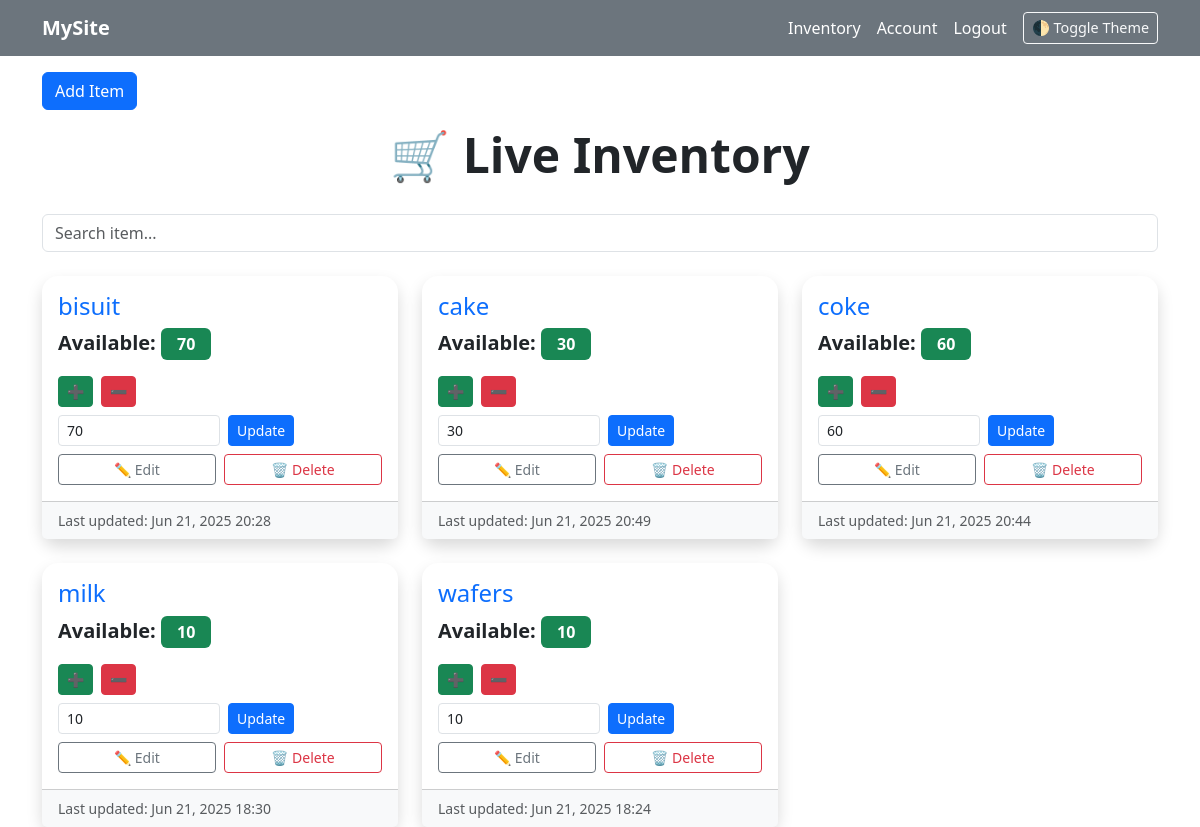
Page /inventory (signed in) on the committed database.
### app/models.py (models this page shows, shortened)
class Item(db.Model):
    id = db.Column(db.Integer , primary_key=True)
    name = db.Column(db.String(100) , nullable=False)
    quantity = db.Column(db.Integer , nullable=False , default=0)
    last_updated = db.Column(db.DateTime , nullable=False , default=datetime.utcnow)

### app/route.py (the view, shortened to what this page needs)
@app.route("/inventory" , methods=['GET' , 'POST'])
def inventory():
    query = request.args.get('q', '').strip().lower()
    items = Item.query.order_by(Item.name).all()
    if query:
        items = [item for item in items if query in item.name.lower()]
    if request.headers.get("X-Requested-With") == "XMLHttpRequest":
        return render_template("inventory_results.html", items=items)
    return render_template('inventory.html' , items = items)

### app/models.py (called while the page is built)
@login_manager.user_loader
def load_user(user_id):
    return User.query.get(int(user_id))

### app/templates/inventory.html (shortened to what this page needs)
{% extends "base.html" %}
{% block body %}
    <div class="container">
        {% if current_user.is_authenticated and current_user.is_admin %}
            <a href="{{ url_for('add_item') }}" class="btn btn-primary mb-3">Add Item</a>
        {% endif %}
        <h1 class="inventory-header display-5 fw-bold">🛒 Live Inventory</h1>
        <form id="live-search-form" class="mb-4">
            <input type="text" name="q" id="search-box" class="form-control" placeholder="Search item...">
        </form>
        <div id="inventory-results">
            {% include 'inventory_results.html' %}
        </div>
    </div>
{% endblock %}

### app/templates/inventory_results.html (shortened to what this page needs)
{% if items %}
    <div class="row row-cols-1 row-cols-md-2 row-cols-lg-3 g-4">
        {% for item in items %}
            <div class="col">
                <div class="card inventory-card shadow border-0 rounded-4 h-100">
                    <div class="card-body">
                        <h4 class="card-title text-primary d-flex justify-content-between align-items-center">
                            {{ item.name }}
                        </h4>
                        <p class="card-text fs-5">
                            <strong>Available:</strong>
                            <span class="badge bg-success px-3 py-2 fs-6">{{ item.quantity }}</span>
                        </p>
                        {% if current_user.is_admin %}
                            <form method="POST" class="d-flex gap-2 mt-2">
                                <button name="action" value="add" class="btn btn-success btn-sm">➕</button>
                                <button name="action" value="deduct" class="btn btn-danger btn-sm">➖</button>
                            </form>
                            <form method="POST" class="d-flex gap-2 mt-2 item-update-form">
                                <input type="number" name="quantity" value="{{ item.quantity }}" min="0" class="form-control form-control-sm w-50">
                                <button name="action" value="set" class="btn btn-primary btn-sm">Update</button>
                            </form>
                            <div class="d-flex gap-2 mt-2">
                                <a href="#" class="btn btn-outline-secondary btn-sm w-100">✏️ Edit</a>
                                <a href="#" class="btn btn-outline-danger btn-sm w-100">🗑️ Delete</a>
                            </div>
                        {% endif %}
                    </div>
                    <div class="card-footer bg-light text-muted small">
                        Last updated: {{ item.last_updated.strftime('%b %d, %Y %H:%M') }}
                    </div>
                </div>
            </div>
        {% endfor %}
    </div>
{% else %}
    <div class="alert alert-warning text-center">
        No items match your search.
    </div>
{% endif %}

### app/templates/base.html (style rules this page uses)
.navbar, .btn, .form-control { transition: background-color 0.3s, color 0.3s; }

### app/templates/inventory.html (style rules this page uses)
.inventory-header { text-align: center; margin-bottom: 30px; }
.inventory-card { transition: transform 0.2s; }

### rows in the picture
Item: name "bisuit", quantity "70", last_updated "Jun 21, 2025 20:28"
Item: name "cake", quantity "30", last_updated "Jun 21, 2025 20:49"
Item: name "coke", quantity "60", last_updated "Jun 21, 2025 20:44"
Item: name "milk", quantity "10", last_updated "Jun 21, 2025 18:30"
Item: name "wafers", quantity "10", last_updated "Jun 21, 2025 18:24"
